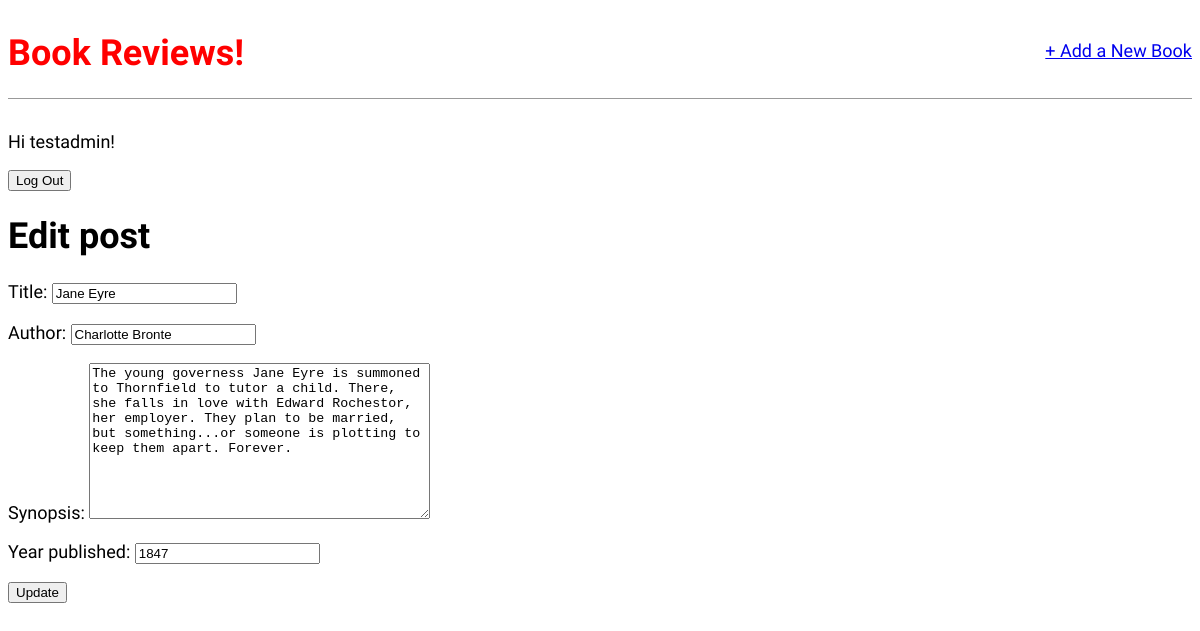
The page /book/1/edit/ (signed in) on the database its author committed.
### books/models.py (models this page shows, shortened)
class Book(models.Model):
    title = models.CharField(max_length=120)
    author = models.CharField(max_length=50)
    synopsis = models.TextField()
    year_published = models.IntegerField()

### books/views.py (the view, shortened to what this page needs)
# urls.py: path("book/<int:pk>/edit/", BookUpdateView.as_view(), name="book_update"),
class BookUpdateView(LoginRequiredMixin, PermissionRequiredMixin, UpdateView):
    model = Book
    template_name = "book_update.html"
    fields = ["title", "author", "synopsis", "year_published"]
    permission_required = 'user.is_staff'

### books/templates/book_update.html
{% extends "base.html" %}
    {% block content %}
        <h1>Edit post</h1>
            <form action="" method="post">{% csrf_token %}
                {{ form.as_p }}
                <input type="submit" value="Update">
            </form>
{% endblock content %}

### books/templates/base.html (shortened to what this page needs)
{% load static %}
<html>
    <head>
        <link href="{% static 'css/base.css' %}" rel="stylesheet" s>
    </head>
    <body>
        <div>
            <header>
                <div class="nav-left">
                    <h1><a href="{% url 'home' %}">Book Reviews!</a></h1>
                </div>
                {% if user.is_authenticated%}
                <div class="nav-right">
                    <a href="{% url 'book_new' %}">+ Add a New Book</a>
                </div>
                {% endif%}
            </header>
            {% if user.is_authenticated %}
                <p>Hi {{ user.username }}!</p>
                <form method="post" action="{% url 'logout' %}">
                    <button type="submit">Log Out</button>
                </form>
            {% else %}
                <p>You are not logged in.</p>
                <a href="{% url 'login' %}">Log In</a>|
                <a href="{% url 'signup' %}">Sign Up</a>
            {% endif %}
        <div>
            {% block content %}
            {% endblock content %}
        </div>
    </body>
</html>

### static/css/base.css (style rules this page uses)
body { font-family: 'Source Sans Pro', sans-serif; font-size: 18px; }
header { border-bottom: 1px solid #999; margin-bottom: 2rem; display: flex; }
header h1 a { color: red; text-decoration: none; }
.nav-left { margin-right: auto; }
.nav-right { display: flex; padding-top: 2rem; }

### rows shown on the page
Book: title "Jane Eyre", author "Charlotte Bronte", synopsis "The young governess Jane Eyre is summoned to Thornfield to tutor a child. There, she falls in love with Edward Rochestor, her employer. They plan to be married, but something...or someone is plotting to keep them apart. Forever.", year_published "1847"

### other values the page prints
{{ user.username }} "testadmin"
